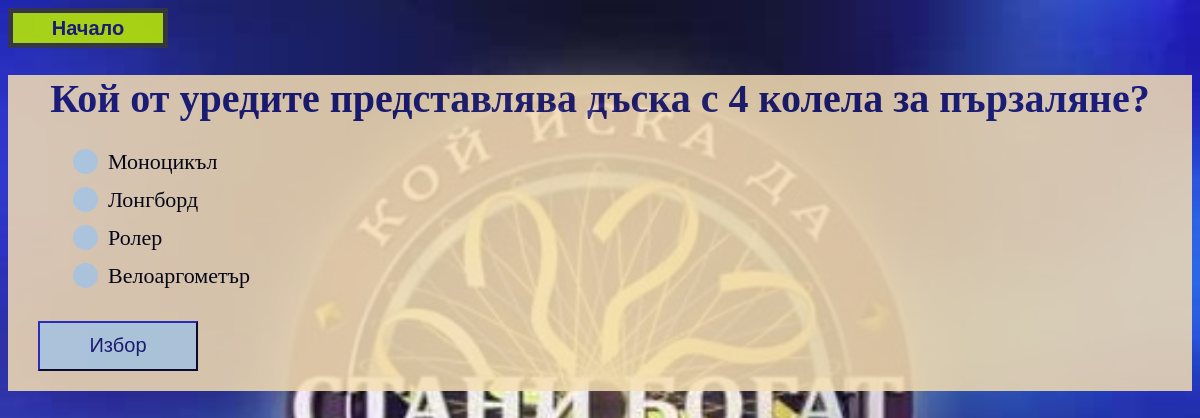
/25/questions/, run on the app's committed database.
### polls/models.py (models this page shows, shortened)
class Question(models.Model):
    category = models.ForeignKey(Category, on_delete=models.CASCADE, null=True)
    question_text = models.CharField(max_length=200)
    pub_date = models.DateTimeField('date published')
    episode = models.ForeignKey(Episode, on_delete=models.CASCADE, null=True)

class Choice(models.Model):
    question = models.ForeignKey(Question, on_delete=models.CASCADE)
    choice_text = models.CharField(max_length=200)
    votes = models.IntegerField(default=0)
    is_correct = models.BooleanField(default=False)

### polls/views.py (the view)
# urls.py: path('<int:pk>/questions/', views.QuestionDetailView.as_view(), name='q_detail'),
class QuestionDetailView(generic.DetailView):
    model = Question
    template_name = 'polls/q_detail.html'
    def get_queryset(self):
        return Question.objects.filter(pub_date__lte=timezone.now())

### polls/templates/polls/q_detail.html (shortened to what this page needs)
{% extends 'polls/base.html' %}
{% block content %}
{% load static %}
<link rel="stylesheet" type="text/css" href="{% static 'polls/style.css' %}">
<form style="background-color: Wheat" action="{% url 'polls:vote' question.id %}" method="post">
	<div id="bottom-padded">
		<h1 style="color:MidnightBlue; font-size: 40px;" align="center">{{ question.question_text }}</h1>
		<div id="question-data">
			{% for choice in question.choice_set.all %}
				<div class="container">
					<label class="container">{{ choice.choice_text }}
				  		<span class="checkmark"></span>
					</label>
				</div>
			{% endfor %}
			<div id="choice-button">
				<input type="submit" value="Избор" style='color: MidnightBlue; background-color: #c2dde6; border-color: MidnightBlue;' class="choice">
			</div>
		</div>
	</div>
</form>
{% endblock %}

### polls/static/polls/style.css (style rules this page uses)
body { background-image: url("images/background.jpg"); background-color: #cccccc; height: 100%; background-position: center; background-repeat: no-repeat; background-size: cover; opacity: 0.85; }
#choice-button { padding-top: 20px; }
input.choice { width: 8em; height: 2.5em; font-size: 20px; }
#question-data { padding-left: 30px; }
#bottom-padded { padding-bottom: 20px; }
.container { display: block; position: relative; padding-left: 35px; margin-bottom: 12px; cursor: pointer; font-size: 22px; -webkit-user-select: none; -moz-user-select: none; -ms-user-select: none; user-select: none; }
.checkmark { position: absolute; top: 0; left: 0; height: 25px; width: 25px; background-color: #c2dde6; border-radius: 50%; }
.checkmark:after { content: ""; position: absolute; display: none; }
.container .checkmark:after { top: 9px; left: 9px; width: 8px; height: 8px; border-radius: 50%; background: white; }

### data on the page
Question: question_text "Кой от уредите представлява дъска с 4 колела за пързаляне?"
Choice: choice_text "Моноцикъл"
Choice: choice_text "Лонгборд"
Choice: choice_text "Ролер"
Choice: choice_text "Велоаргометър"
